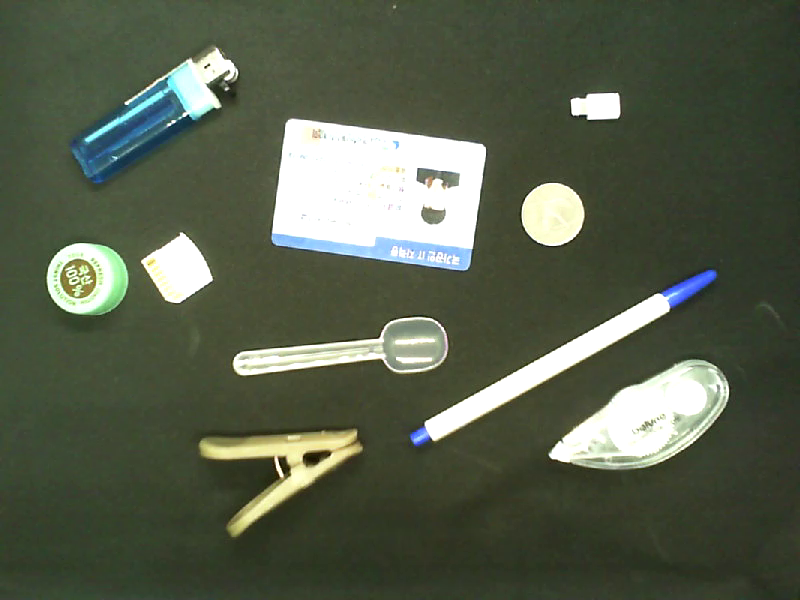
#> input picture data/test.png, 800 x 600 px
$ jupyter execute --allow-errors 'blob coloring.ipynb'
#> lines starting #> are read from the running program, lines starting #| are printed output that depends on the picture; after the words box and inside, x2 and y2 are one past the last pixel; in counts of white or black regions, pixels touching at a corner belong together
[cell 1]
import cv2
import numpy as np
import pandas as pd
import matplotlib.pyplot as plt

plt.rcParams['figure.figsize'] = (8,6)

[cell 2]
IMG_PATH = "../data/test.png"
img = cv2.imread(IMG_PATH, cv2.IMREAD_COLOR)
#> img is the input picture: shape (600, 800, 3); mean B, G, R 76.3, 94.8, 86.8
plt.axis('off'); plt.imshow(img); plt.show()
img = cv2.cvtColor(img, cv2.COLOR_BGR2HSV)
#> img: shape (600, 800, 3); mean H, S, V 40.2, 69.3, 95.8
img = img[...,2]
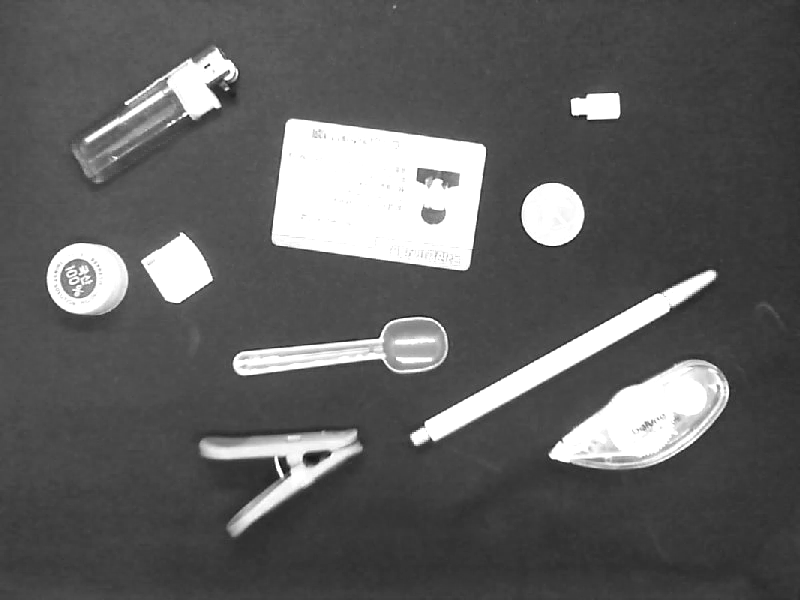
#> img: shape (600, 800); min 13, max 255, mean 95.8

[cell 3]
_, img_th = cv2.threshold(img, 0, 255, cv2.THRESH_BINARY + cv2.THRESH_OTSU)
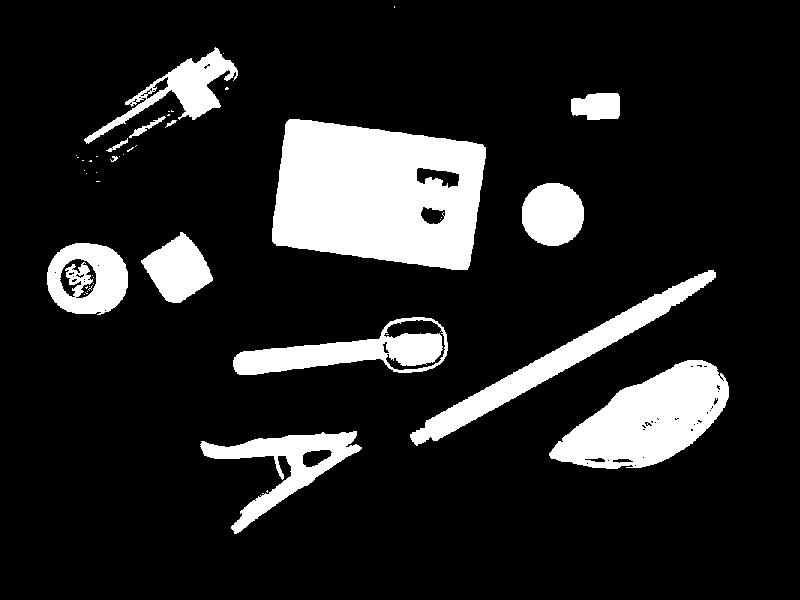
#> img_th: shape (600, 800); 14.4% white; 46 white regions (32 under 20 px), largest, box (x1, y1, x2, y2) and area: (272, 119, 486, 270) 25089, (549, 360, 729, 469) 11180, (410, 270, 716, 446) 7077
plt.axis('off')
plt.imshow(img_th, cmap='gray')
plt.show()

[cell 4]
img_br = cv2.GaussianBlur(img, (5, 5), 0)
_, img_th = cv2.threshold(img_br, 0, 255, cv2.THRESH_BINARY + cv2.THRESH_OTSU)
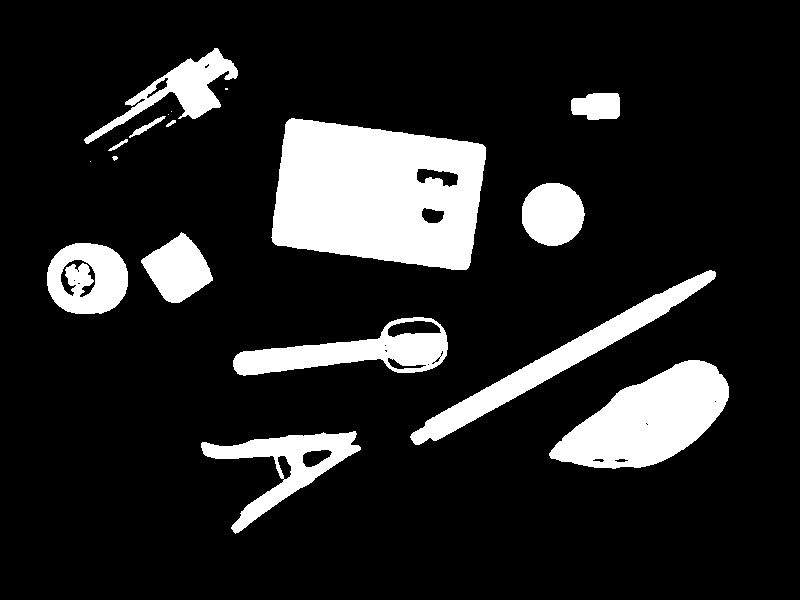
#> img_th: shape (600, 800); 14.6% white; 18 white regions (4 under 20 px), largest, box (x1, y1, x2, y2) and area: (271, 118, 486, 270) 25262, (549, 360, 729, 469) 11330, (410, 270, 716, 445) 7107
plt.axis('off')
plt.imshow(img_th, cmap='gray')
plt.show()

[cell 5]
kernel = cv2.getStructuringElement(cv2.MORPH_ELLIPSE, (15, 15))
img_mp = cv2.morphologyEx(img_th, cv2.MORPH_CLOSE, kernel)
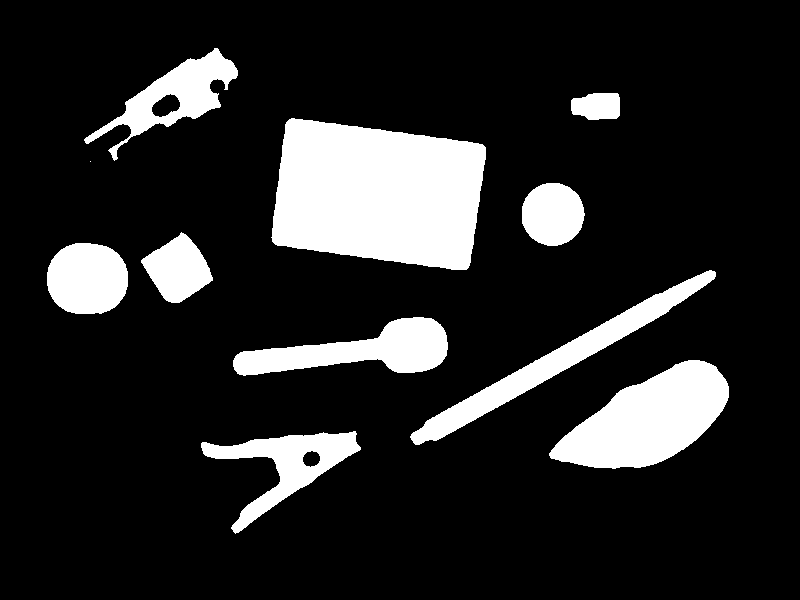
#> img_mp: shape (600, 800); 15.3% white; 11 white regions (1 under 20 px), largest, box (x1, y1, x2, y2) and area: (271, 118, 486, 270) 25936, (549, 360, 729, 469) 11392, (410, 270, 716, 445) 7122
plt.axis('off')
plt.imshow(img_mp, cmap='gray')
plt.show()

[cell 6]
img = np.pad(img_mp, 1)
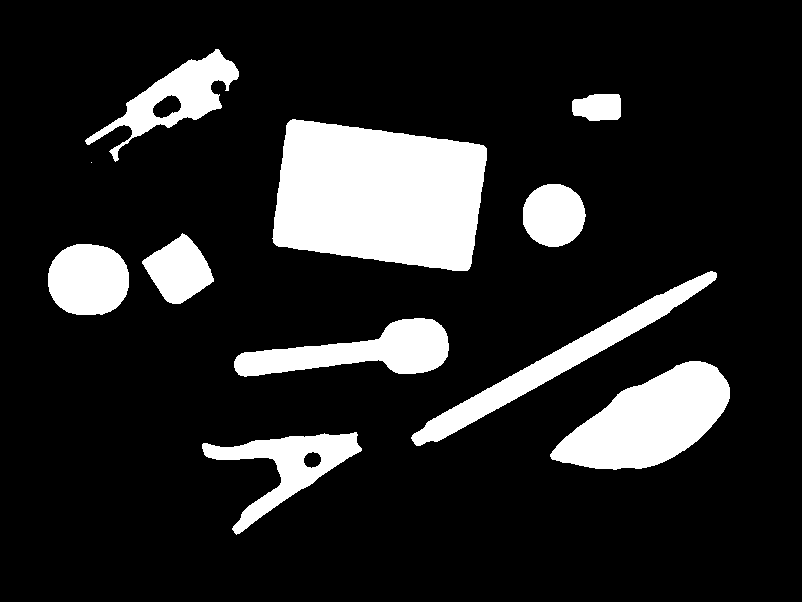
#> img: shape (602, 802); 15.2% white; 11 white regions (1 under 20 px)
img_out = np.zeros(img.shape)
label = 1
for y in range(1, img.shape[0]):
    for x in range(1, img.shape[1] - 1):
        if img[y, x] == 0:
            continue
        nb = np.append(img_out[y-1, x-1:x+2], img_out[y, x-1])
        nb = np.unique(nb)
        nb = np.sort(nb)
        if np.sum(nb) == 0:
            img_out[y,x] = label
            label += 1
        else:
            nb_labels = nb[np.nonzero(nb)]
            min_label = nb_labels[0]
            img_out[y,x] = min_label
            if len(nb_labels) <= 1:
                continue
            for nb_label in nb_labels[1:]:
                img_out[img_out == nb_label] = min_label
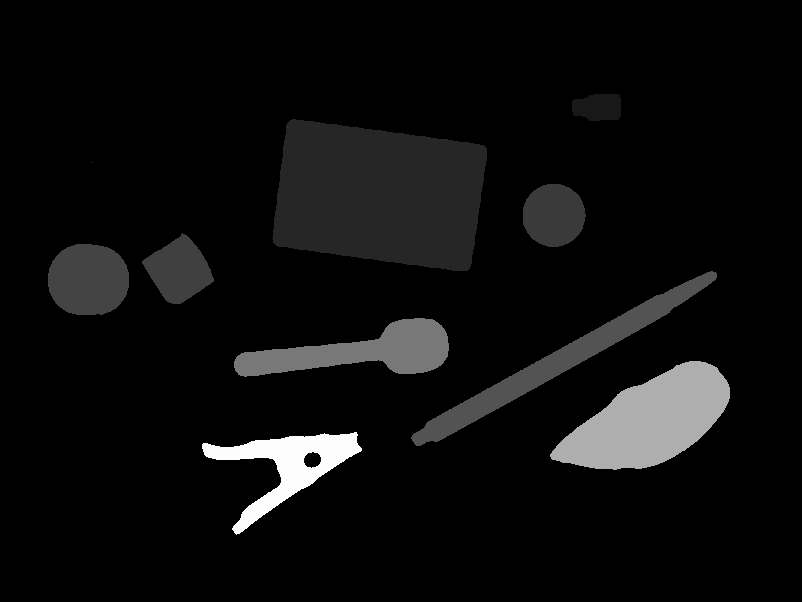
#> img_out: shape (602, 802) float64; min 0, max 253, mean 13.3
#> after the loop, label = 287
img_out = img_out[1:-1,1:-1]
plt.axis('off')
plt.imshow(img_out, cmap='gray')
plt.show()
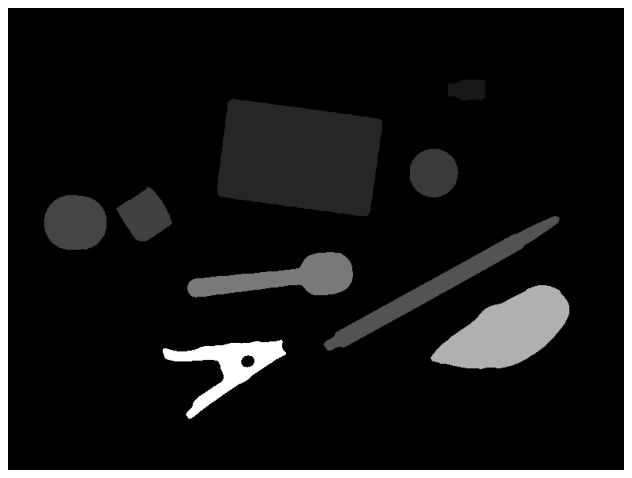
#> figure drawn by matplotlib, 1 panel

[cell 7]
np.unique(img_out)
#> img_out: shape (600, 800) float64

[cell 8]
img_out_2 = np.zeros(img_out.shape)
img_out_2[img_out == 24] = 1
plt.axis('off')
plt.imshow(img_out_2, cmap='gray')
plt.show()
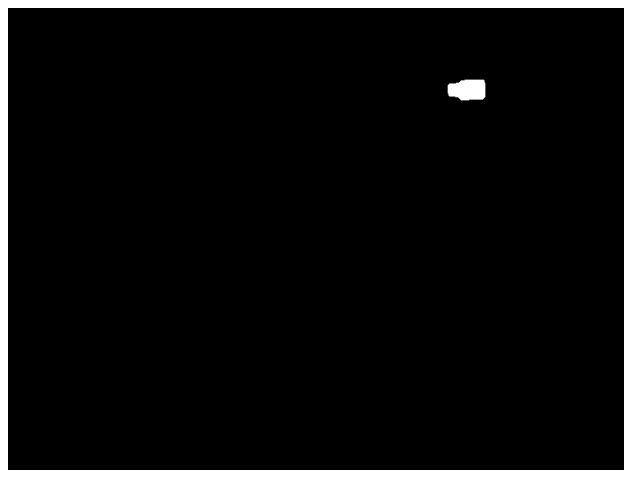
#> figure drawn by matplotlib, 1 panel

#> (a cell that did not finish here is left out)

[cell 10]
KELLY_COLORS = [
    'F2F3F4', '222222', 'F3C300', '875692', 'F38400', 'A1CAF1', 'BE0032',
    'C2B280', '848482', '008856', 'E68FAC', '0067A5', 'F99379', '604E97',
    'F6A600', 'B3446C', 'DCD300', '882D17', '8DB600', '654522', 'E25822',
    '2B3D26'
]

def hex2rgb(hex):
    return tuple([int(hex[i:i + 2], 16) for i in (0, 2, 4)])


img_out = np.zeros(img_mp.shape + (3, ), dtype=np.uint8)
#> (the rest of this cell did not finish here and is left out)

[cell 11]
KELLY_COLORS = [
    'F2F3F4', '222222', 'F3C300', '875692', 'F38400', 'A1CAF1', 'BE0032',
    'C2B280', '848482', '008856', 'E68FAC', '0067A5', 'F99379', '604E97',
    'F6A600', 'B3446C', 'DCD300', '882D17', '8DB600', '654522', 'E25822',
    '2B3D26'
]

def hex2rgb(hex):
    return tuple([int(hex[i:i + 2], 16) for i in (0, 2, 4)])


img_out = np.zeros(img_mp.shape + (3, ), dtype=np.uint8)
#> (the rest of this cell did not finish here and is left out)

[cell 12]
fig, ax = plt.subplots()
#> (the rest of this cell did not finish here and is left out)

[cell 13]
contours, _ = cv2.findContours(img_mp, cv2.RETR_EXTERNAL, cv2.CHAIN_APPROX_NONE)
#> contours = 11 contours, 1 with area under 20; largest, box (x1, y1, x2, y2) and area: (271, 118, 486, 270) 25618, (549, 360, 729, 469) 11194, (410, 270, 716, 445) 6810, (233, 317, 448, 376) 6244, (201, 431, 361, 534) 5234
for idx, contour in enumerate(contours):
    M = cv2.moments(contour)
    rect = cv2.minAreaRect(contour)
    box = cv2.boxPoints(rect)
    cv2.drawContours(img_out, [np.int0(box)], 0, (0, 0, 255), 3)
#> this loop made 11 passes
#> (rect, box) on passes 1, 2, 5, 7, 8, 10: (((286.6, 462.1), (150.3, 96.91), -20.47), [[233.2, 533.8], [199.3, 443], [340.1, 390.4], [374, 481.2]]), (((641.1, 425.2), (191.4, 81.84), -26.57), [[573.8, 504.6], [537.2, 431.4], [708.4, 345.8], [745, 419]]), (((87, 278), (70, 80), -90), [[127, 313], [47, 313], [47, 243], [127, 243]]), (((553, 214), (62, 62), -90), [[584, 245], [522, 245], [522, 183], [584, 183]]), (((90, 161), (0, 0), -90), [[90, 161], [90, 161], [90, 161], [90, 161]]), (((595, 106), (26, 48), -90), [[619, 119], [571, 119], [571, 93], [619, 93]])
#> rect on passes 3, 4, 6, 9, 11: ((339.9, 345.8), (214.4, 55.01), -1.02), ((563.9, 357.1), (346.8, 22.88), -28.86), ((177.8, 268.8), (56.02, 57.69), -33.69), ((377.8, 193.9), (129.3, 203), -82.23), ((160.3, 104.6), (168.1, 57.27), -26.79)
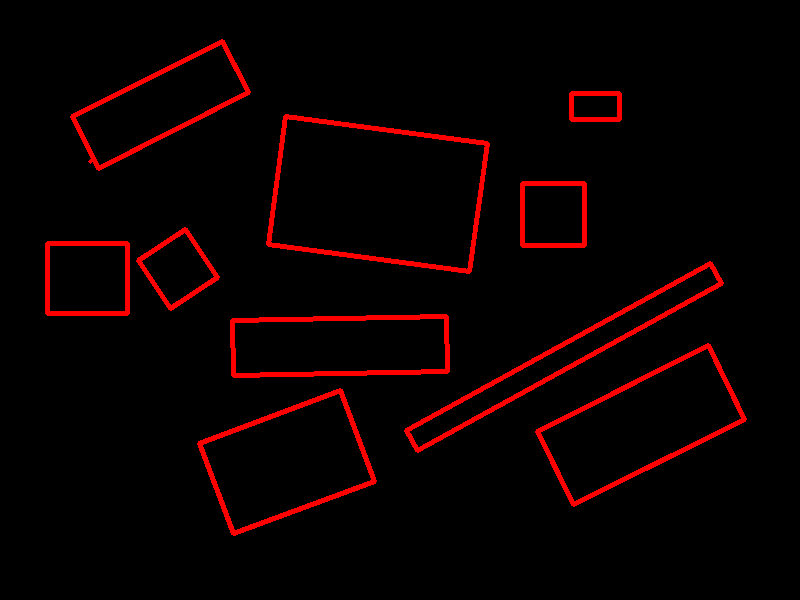
#> img_out: shape (600, 800, 3); mean of channels 0, 1, 2 0, 0, 11.5; drawn as B, G, R

plt.axis('off')
plt.imshow(img_out)
plt.show()

#> (a cell that did not finish here is left out)

#> (a cell that did not finish here is left out)

#> (a cell that did not finish here is left out)

#> (a cell that did not finish here is left out)

#> (a cell that did not finish here is left out)

#> (a cell that did not finish here is left out)

[cell 20]
plt.axis('off')
#> (the rest of this cell did not finish here and is left out)

#> (a cell that did not finish here is left out)

[cell 22]
plt.scatter([1,2,3], [1,2,3])
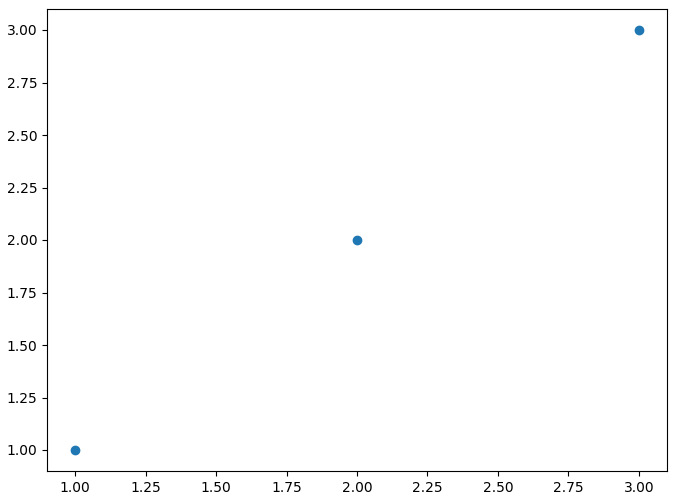
#> figure drawn by matplotlib, 1 panel

$ run again, with data/sample.png copied over data/test.png
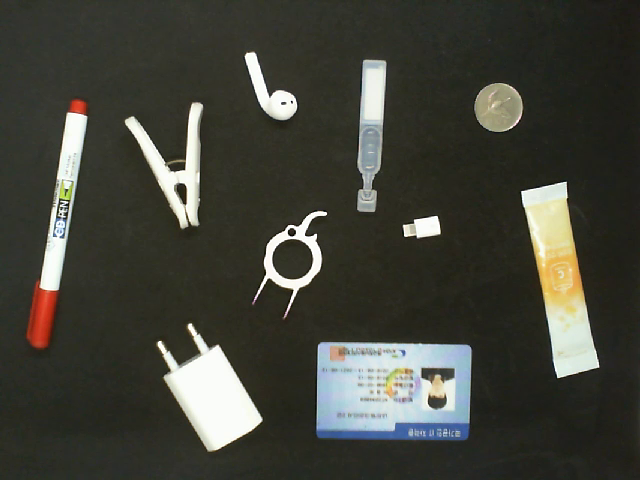
#> input picture data/sample.png, 640 x 480 px
#> img is the input picture: shape (480, 640, 3); mean B, G, R 58.9, 67.7, 67
#> `_, img_th = cv2.threshold(img, 0, 255, cv2.THRESH_BINARY + cv2.THRESH_..`:
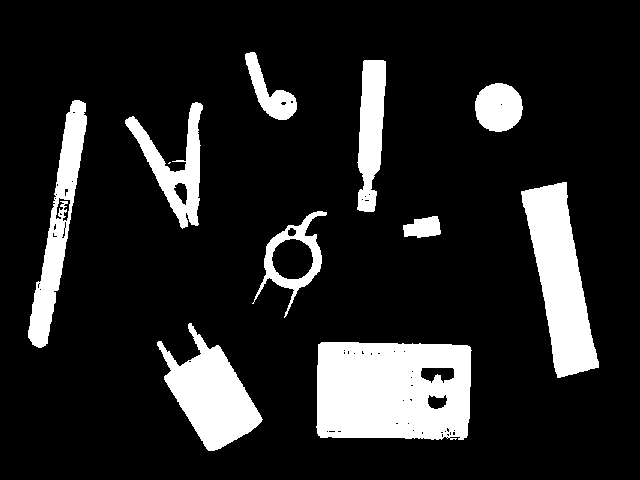
#> img_th: shape (480, 640); 14.6% white; 11 white regions (1 under 20 px), largest, box (x1, y1, x2, y2) and area: (316, 342, 472, 440) 13898, (521, 182, 599, 378) 7927, (157, 323, 263, 451) 6307
#> img_mp: shape (480, 640); 15.1% white; 10 white regions, largest, box (x1, y1, x2, y2) and area: (317, 342, 471, 439) 14462, (521, 182, 599, 378) 7938, (157, 323, 262, 451) 6407
#> contours = 10 contours; largest, box (x1, y1, x2, y2) and area: (317, 342, 471, 439) 14222, (521, 182, 599, 378) 7710, (157, 323, 262, 451) 6232, (28, 100, 87, 347) 4758, (125, 102, 203, 228) 3292
#> the loop `for idx, contour in enumerate(contours):` made 10 passes
#> rect on passes 4, 5, 6, 7, 9, 10: ((292.3, 260.4), (109.7, 57.64), -77.01), ((559.7, 279.6), (46.67, 191.7), -10.19), ((175.4, 168), (79.29, 120.3), -12.53), ((58.34, 223.1), (249.7, 22.99), -79.95), ((370.3, 135.2), (151.4, 23.57), -86.82), ((265, 87.62), (31.7, 76.97), -42.21)
#> after the loop `for idx, contour in enumerate(contours):`:
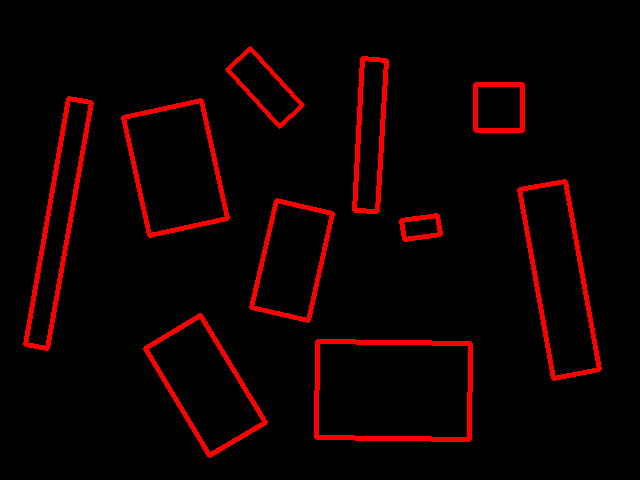
#> img_out: shape (480, 640, 3); mean of channels 0, 1, 2 0, 0, 14; drawn as B, G, R

$ run again, with data/env1.jpg saved as data/test.png
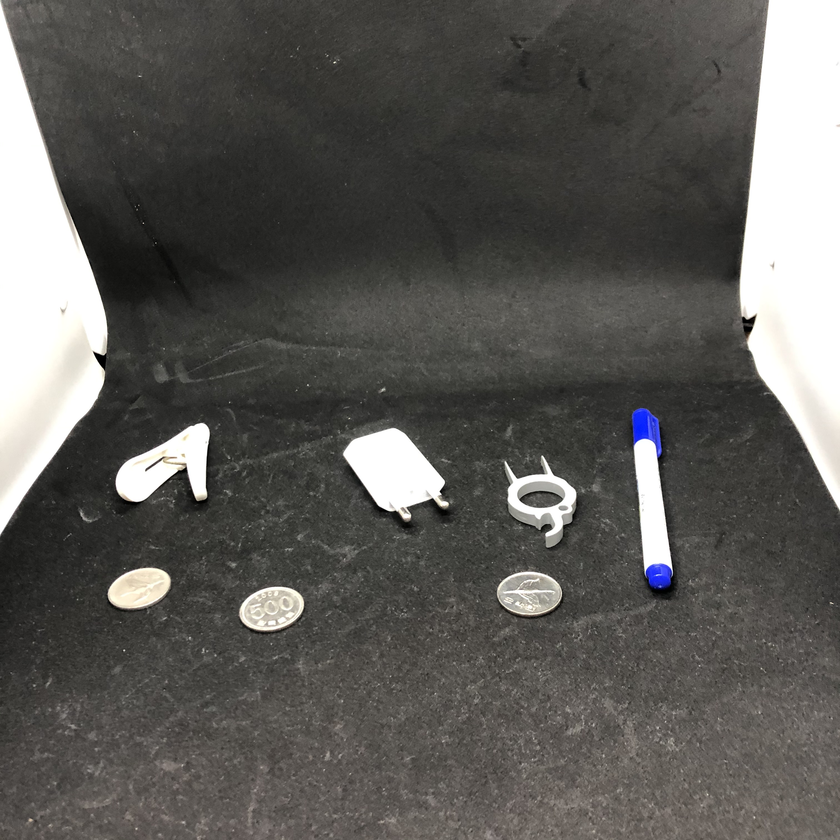
#> input picture data/env1.jpg, 840 x 840 px, shrunk from 3024 x 3024 before the run
#> img is the input picture: shape (840, 840, 3); mean B, G, R 87.7, 91, 92.4
#> img_mp: shape (840, 840); 13% white; 10 white regions (1 under 20 px), largest, box (x1, y1, x2, y2) and area: (739, 0, 840, 509) 37962, (0, 0, 108, 534) 31169, (343, 428, 448, 519) 5541
#> contours = 10 contours, 1 with area under 20; largest, box (x1, y1, x2, y2) and area: (739, 0, 840, 509) 37414, (0, 0, 108, 534) 30633, (343, 428, 448, 519) 5405, (632, 408, 672, 587) 4149, (116, 423, 210, 502) 4014
#> the loop `for idx, contour in enumerate(contours):` made 10 passes
#> (rect, box) on passes 2, 3, 5, 7: (((271, 608.5), (43, 64), -90), [[303, 630], [239, 630], [239, 587], [303, 587]]), (((528.5, 592.5), (43, 63), -90), [[560, 614], [497, 614], [497, 571], [560, 571]]), (((536.8, 491.8), (57.98, 86.97), -45), [[547, 543], [485.5, 481.5], [526.5, 440.5], [588, 502]]), (((162.6, 462.2), (95.44, 75.06), -2.64), [[116.7, 501.9], [113.2, 427], [208.6, 422.6], [212, 497.5]])
#> after the loop `for idx, contour in enumerate(contours):`:
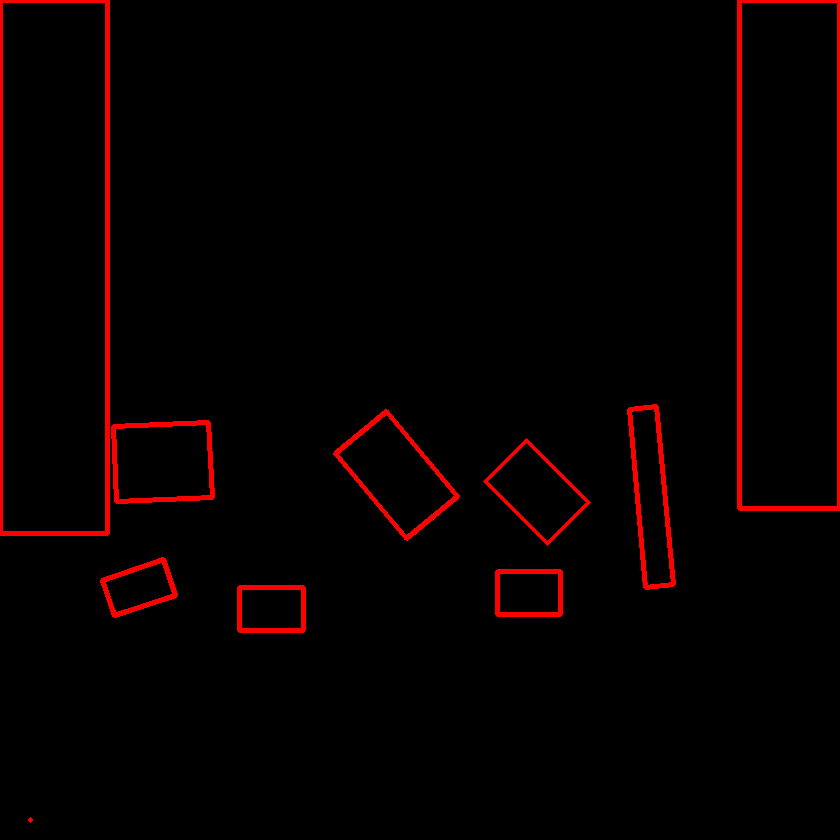
#> img_out: shape (840, 840, 3); mean of channels 0, 1, 2 0, 0, 7.1; drawn as B, G, R
